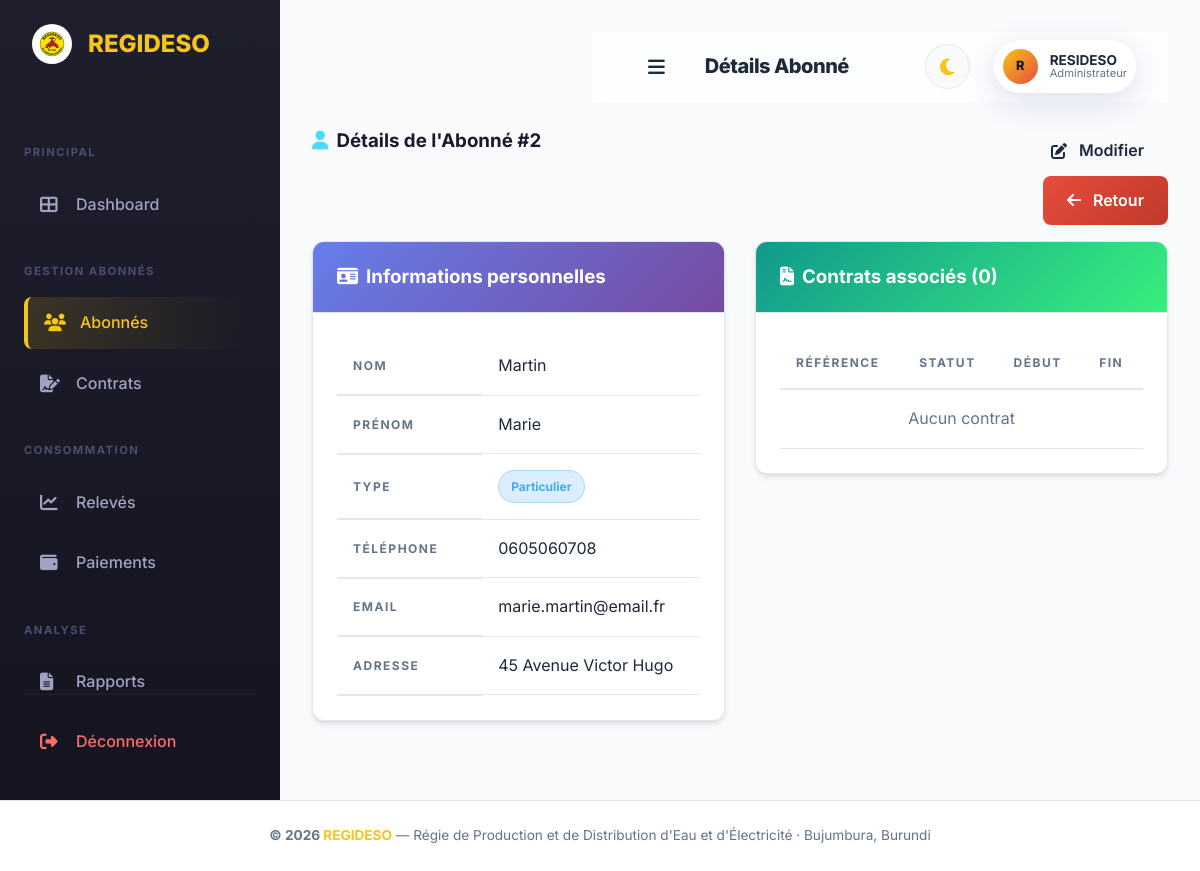
The app's page /abonnes/view.php?id=2 (signed in) with its own data.
### tables this page shows
CREATE TABLE `abonne` (
  `idabonne_abonnes` int(11) NOT NULL,
  `nom_abonnes` varchar(40) NOT NULL,
  `prenom_abonnes` varchar(40) NOT NULL,
  `type_abonne_abonnes` varchar(40) DEFAULT NULL,
  `telephone_abonnes` varchar(30) DEFAULT NULL,
  `email_abonnes` varchar(40) DEFAULT NULL,
  `adresse_abonne` varchar(40) DEFAULT NULL
);

### includes/functions.php (called while the page is built, shortened)
<?php
function sanitize($data) {
    return htmlspecialchars(trim($data), ENT_QUOTES, 'UTF-8');
}

### abonnes/view.php (the view, shortened to what this page needs)
<?php
require_once __DIR__ . '/../includes/header.php';
$id = (int)($_GET['id'] ?? 0);
$stmt = $pdo->prepare("SELECT * FROM abonne WHERE idabonne_abonnes = ?");
$stmt->execute([$id]);
$a = $stmt->fetch();
$stmt2 = $pdo->prepare("SELECT * FROM contrat WHERE idabonne_abonnes = ? ORDER BY id_Contrat DESC");
$stmt2->execute([$id]);
$contrats = $stmt2->fetchAll();
?>
<div class="row mb-3">
    <div class="col-md-8">
        <h3 style="font-weight: 700; color: #1a1a2e;">
            <i class="fas fa-user mr-2" style="color: #48dbfb;"></i>Détails de l'Abonné #<?= $id ?>
        </h3>
    </div>
    <div class="col-md-4 text-right">
        <a href="edit.php?id=<?= $id ?>" class="btn btn-warning"><i class="fas fa-edit mr-1"></i> Modifier</a>
        <a href="index.php" class="btn btn-secondary"><i class="fas fa-arrow-left mr-1"></i> Retour</a>
    </div>
</div>
<div class="row">
    <div class="col-md-6">
        <div class="card">
            <div class="card-header" style="background: linear-gradient(135deg, #667eea, #764ba2); color: white;">
                <h3 class="card-title"><i class="fas fa-id-card mr-2"></i>Informations personnelles</h3>
            </div>
            <div class="card-body">
                <table class="table table-borderless">
                    <tr><th style="width:40%">Nom</th><td><?= sanitize($a['nom_abonnes']) ?></td></tr>
                    <tr><th>Prénom</th><td><?= sanitize($a['prenom_abonnes']) ?></td></tr>
                    <tr><th>Type</th><td><span class="badge badge-info"><?= sanitize($a['type_abonne_abonnes']) ?></span></td></tr>
                    <tr><th>Téléphone</th><td><?= sanitize($a['telephone_abonnes']) ?></td></tr>
                    <tr><th>Email</th><td><?= sanitize($a['email_abonnes']) ?></td></tr>
                    <tr><th>Adresse</th><td><?= sanitize($a['adresse_abonne']) ?></td></tr>
                </table>
            </div>
        </div>
    </div>
    <div class="col-md-6">
        <div class="card">
            <div class="card-header" style="background: linear-gradient(135deg, #11998e, #38ef7d); color: white;">
                <h3 class="card-title"><i class="fas fa-file-contract mr-2"></i>Contrats associés (<?= count($contrats) ?>)</h3>
            </div>
            <div class="card-body p-0">
                <table class="table table-striped mb-0">
                    <thead><tr><th>Référence</th><th>Statut</th><th>Début</th><th>Fin</th></tr></thead>
                    <tbody>
                        <?php if (empty($contrats)): ?>
                            <tr><td colspan="4" class="text-center text-muted py-3">Aucun contrat</td></tr>
                        <?php endif; ?>
                    </tbody>
                </table>
            </div>
        </div>
    </div>
</div>
<?php require_once __DIR__ . '/../includes/footer.php'; ?>

### assets/css/premium.css (style rules this page uses)
:root { --primary: #f5c518; --primary-dark: #e8a700; --secondary: #e74c3c; --secondary-dark: #c0392b; --accent: #1dd1a1; --bg-main: #f8fafc; --bg-sidebar: linear-gradient(180deg, #1e1e2d 0%, #151521 100%); --bg-card: #ffffff; --text-main: #1e293b; --text-muted: #64748b; --text-on-primary: #1a1a1a; --border: #e2e8f0; --glass: rgba(255, 255, 255, 0.7); --glass-border: rgba(255, 255, 255, 0.4); --shadow-sm: 0 1px 3px rgba(0,0,0,0.1); --shadow-md: 0 4px 6px -1px rgba(0,0,0,0.1), 0 2px 4px -1px rgba(0,0,0,0.06); --shadow-lg: 0 10px 15px -3px rgba(0,0,0,0.1), 0 4px 6px -2px rgba(0,0,0,0.05); --shadow-premium: 0 20px 25px -5px rgba(0,0,0,0.1), 0 10px 10px -5px rgba(0,0,0,0.04); --shadow-primary: 0 10px 15px -3px rgba(245, 197, 24, 0.3); --radius-sm: 8px; --radius-md: 12px; --radius-lg: 20px; --radius-xl: 30px; --transition: all 0.3s cubic-bezier(0.4, 0, 0.2, 1); }
* { margin: 0; padding: 0; box-sizing: border-box; }
body { font-family: 'Inter', system-ui, -apple-system, sans-serif; background-color: var(--bg-main); color: var(--text-main); line-height: 1.6; overflow-x: hidden; transition: background-color 0.3s, color 0.3s; }
a { text-decoration: none; color: inherit; transition: var(--transition); }
.row { display: flex; flex-wrap: wrap; gap: 0; margin-right: -15px; margin-left: -15px; margin-bottom: 1.5rem; }
[class*="col-"] { position: relative; width: 100%; padding-right: 15px; padding-left: 15px; }
@media (min-width: 768px) { .col-md-8 { flex: 0 0 66.666667%; max-width: 66.666667%; } }
@media (min-width: 768px) { .col-md-6 { flex: 0 0 50%; max-width: 50%; } }
@media (min-width: 768px) { .col-md-4 { flex: 0 0 33.333333%; max-width: 33.333333%; } }
.mb-3 { margin-bottom: 1rem !important; }
.mr-1 { margin-right: 0.25rem !important; }
.mr-2 { margin-right: 0.5rem !important; }
.text-right { text-align: right !important; }
.text-center { text-align: center !important; }
.text-muted { color: var(--text-muted) !important; }
.card { background: var(--bg-card); border: 1px solid var(--border); border-radius: var(--radius-md); box-shadow: var(--shadow-md); overflow: hidden; transition: var(--transition); animation: slideInUp 0.6s ease forwards; }
.card-header { padding: 1.25rem 1.5rem; border-bottom: 1px solid var(--border); display: flex; align-items: center; justify-content: space-between; font-weight: 700; }
.card-body { padding: 1.5rem; }
.btn { display: inline-flex; align-items: center; justify-content: center; padding: 0.75rem 1.5rem; border-radius: var(--radius-sm); font-weight: 600; cursor: pointer; border: none; gap: 0.5rem; transition: var(--transition); white-space: nowrap; }
.btn-secondary { background: linear-gradient(135deg, var(--secondary), #c0392b); color: white; }
.table { width: 100%; border-collapse: collapse; }
.table th { background: var(--bg-card); padding: 1rem; text-align: left; font-size: 0.75rem; text-transform: uppercase; letter-spacing: 1.5px; color: var(--text-muted); position: sticky; top: 0; z-index: 10; border-bottom: 2px solid var(--border); }
.table td { padding: 1rem; border-bottom: 1px solid var(--border); transition: var(--transition); }
.badge { display: inline-block; padding: 0.35rem 0.75rem; border-radius: 20px; font-size: 0.75rem; font-weight: 700; white-space: nowrap; }
.badge-info { background: rgba(69, 170, 242, 0.2); color: #45aaf2; border: 1px solid rgba(69, 170, 242, 0.3); }
.card { transition: var(--transition); }
.btn { position: relative; overflow: hidden; }
.btn::after { content: ''; position: absolute; top: -50%; left: -50%; width: 200%; height: 200%; background: radial-gradient(circle, rgba(255,255,255,0.2) 0%, transparent 70%); opacity: 0; transition: opacity 0.5s ease; pointer-events: none; }

### records on screen
abonne: nom_abonnes "Martin", prenom_abonnes "Marie", type_abonne_abonnes "Particulier", telephone_abonnes "0605060708", email_abonnes "marie.martin@email.fr", adresse_abonne "45 Avenue Victor Hugo"

### other values on screen
$page_title "Détails Abonné"
substr($_SESSION['user_prenom'] ?? 'U', 0, 1) "R"
$_SESSION['user_prenom'] "RESIDESO"
$_SESSION['user_role'] "Administrateur"
$id "2"
count($contrats) "0"
